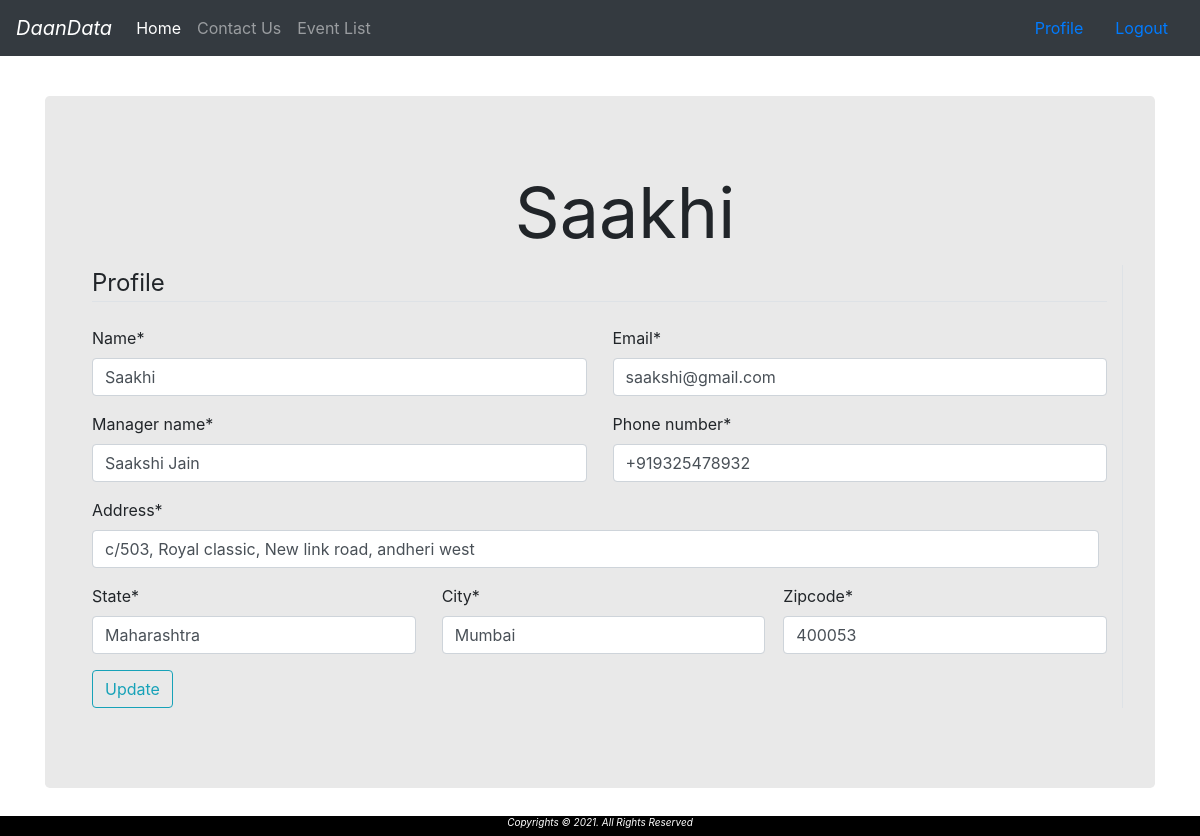
Screenshot of /ngo/profile/ (signed in) with the database file from the repository.
### ngo/models.py (models this page shows)
class Ngo(models.Model):
    user = models.OneToOneField(User, on_delete=models.CASCADE, primary_key = True)
    def __str__(self):
        return self.user.username

class User(AbstractUser):
    is_ngo = models.BooleanField('ngo status', default=False)
    is_eventManager = models.BooleanField('eventManager status', default=False)
    name = models.CharField(max_length=50,default=' ')
    manager_name = models.CharField(max_length=50,default=' ')
    phone_number = models.CharField(max_length=12,default=' ')
    email = models.EmailField(default='')
    address = models.TextField(default=' ')
    state = models.CharField(max_length=50,default=' ')
    city = models.CharField(max_length=50,default=' ')
    zipcode = models.CharField(max_length=10)

### ngo/views.py (the view)
# urls.py: path('profile/', views.profile, name='event-profile'),
@login_required
def profile(request):
    if request.method == 'POST':
        u_form = UserUpdateForm(request.POST, request.FILES, instance=request.user)
        if u_form.is_valid():
            u_form.save()
            messages.success(request, f'Your account has been updated!')
            return redirect('ngo-profile')
    else:
        u_form = UserUpdateForm(instance=request.user)
        ob = Ngo.objects.filter(user= request.user)
    context = {
        'form': u_form,
        'event': ob[0]
    }
    return render(request, 'ngo/profile.html', context)

### ngo/forms.py
class UserUpdateForm(forms.ModelForm):
    name = forms.CharField()
    manager_name = forms.CharField()
    phone_number = forms.CharField()
    email = forms.EmailField()
    address = forms.CharField()
    city = forms.CharField()
    state = forms.CharField()
    zipcode = forms.CharField()
    class Meta:
        model = Ngo
        fields = ['name', 'email', 'manager_name','phone_number','address','zipcode','state','city']

### ngo/templates/ngo/profile.html (shortened to what this page needs)
{% extends "ngo/base.html" %}
{% load crispy_forms_tags %}
{% block body %}
<div class="container rounded bg-white mt-5 mb-5">
    <div class="jumbotron" style="background-color: rgb(233, 233, 233);">
    <div>
    <span class="profile">{{ event}}</span>
    </div>
    <div class="content-section">
        <div class="col-md-12 border-right">
        <form method='POST' enctype="multipart/form-data">
                <legend class="border-bottom mb-4">Profile</legend>
              <div class="form-row">
                 <div class="col mr-2">
                    <div class="form-group">
                        {{ form.name|as_crispy_field }}
                    </div>
                  </div>
                   <div class="col ml-2">
                    <div class="form-group">
                        {{ form.email|as_crispy_field }}
                    </div>
                  </div>
                </div>
                <div class="form-row">
                 <div class="col mr-2">
                    <div class="form-group">
                        {{ form.manager_name|as_crispy_field }}
                    </div>
                  </div>
                   <div class="col ml-2">
                    <div class="form-group">
                        {{ form.phone_number|as_crispy_field }}
                    </div>
                  </div>
                </div>
                <div class="form-row">
                 <div class="col mr-2">
                    <div class="form-group">
                        {{ form.address|as_crispy_field }}
                    </div>
                  </div>
                </div>
                 <div class="form-row">
                 <div class="col mr-2">
                    <div class="form-group">
                        {{ form.state|as_crispy_field }}
                    </div>
                  </div>
                   <div class="col ml-2">
                    <div class="form-group">
                        {{ form.city|as_crispy_field }}
                    </div>
                  </div>
                  <div class="col ml-2">
                    <div class="form-group">
                        {{ form.zipcode|as_crispy_field }}
                    </div>
                  </div>
                </div>
            <div class="form-group">
                <button class="btn btn-outline-info" type="submit">Update</button>
            </div>
        </form>
    </div>
</div>
</div>
</div>
{% endblock body %}

### rows the page displays
Ngo: user_id.username "Saakhi"
User: name "Saakhi", email "saakshi@gmail.com", manager_name "Saakshi Jain", phone_number "+919325478932", address "c/503, Royal classic, New link road, andheri west", state "Maharashtra", city "Mumbai", zipcode "400053"
